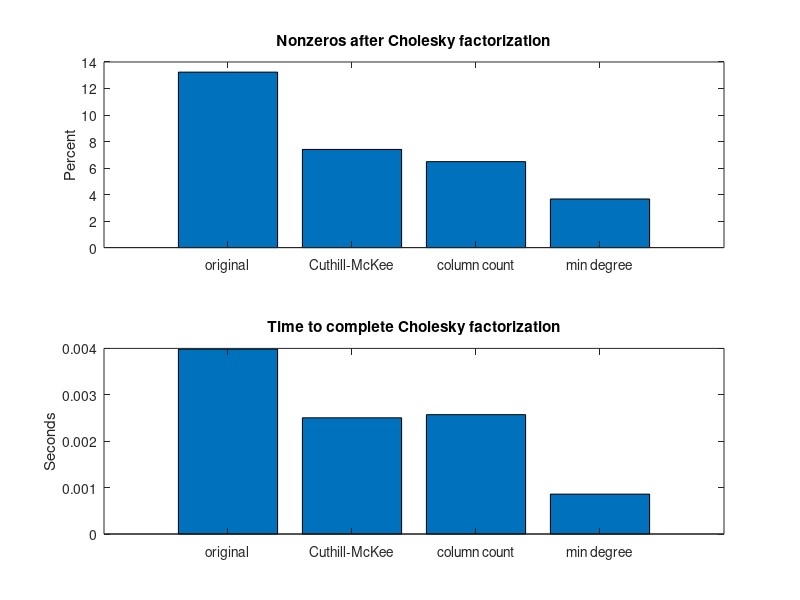

Write MATLAB code to recreate this figure. (Note: this script raises an error after producing the figure.)
%% Sparse Matrices
% This example shows how reordering the rows and columns of a sparse matrix
% can influence the speed and storage requirements of a matrix operation.

% Copyright 1984-2012 The MathWorks, Inc.


%% Visualizing a Sparse Matrix
% A SPY plot shows the nonzero elements in a matrix.
% 
% This spy plot shows a SPARSE symmetric positive definite matrix derived from 
% a portion of the Harwell-Boeing test matrix "west0479", a matrix describing 
% connections in a model of a diffraction column in a chemical plant.

load('west0479.mat')
A = west0479;
S = A * A' + speye(size(A));
pct = 100 / numel(A);

clf; spy(S), title('A Sparse Symmetric Matrix')
nz = nnz(S);
xlabel(sprintf('nonzeros=%d (%.3f%%)',nz,nz*pct));


%% Computing the Cholesky Factor
% Now we compute the Cholesky factor L, where S=L*L'. Notice that L contains
% MANY more nonzero elements than the unfactored S, because the computation of
% the Cholesky factorization creates "fill-in" nonzeros.  This slows down the
% algorithm and increases storage cost.

tic, L = chol(S,'lower'); t(1) = toc;
spy(L), title('Cholesky decomposition of S')
nc(1) = nnz(L);
xlabel(sprintf('nonzeros=%d (%.2f%%)   time=%.2f sec',nc(1),nc(1)*pct,t(1)));


%% Reordering to Speed Up the Calculation
% By reordering the rows and columns of a matrix, it may be possible to reduce
% the amount of fill-in created by factorization, thereby reducing time and 
% storage cost.
% 
% We will now try three different orderings supported by MATLAB(R).
%
% * reverse Cuthill-McKee
% * column count
% * minimum degree


%% Using the Reverse Cuthill-McKee
% The SYMRCM command uses the reverse Cuthill-McKee reordering algorithm to 
% move all nonzero elements closer to the diagonal, reducing the "bandwidth" of
% the original matrix.

p = symrcm(S);
spy(S(p,p)), title('S(p,p) after Cuthill-McKee ordering')
nz = nnz(S);
xlabel(sprintf('nonzeros=%d (%.3f%%)',nz,nz*pct));

%%
% The fill-in produced by Cholesky factorization is confined to the band, so 
% that factorization of the reordered matrix takes less time and less storage.

tic, L = chol(S(p,p),'lower'); t(2) = toc;
spy(L), title('chol(S(p,p)) after Cuthill-McKee ordering')
nc(2) = nnz(L);
xlabel(sprintf('nonzeros=%d (%.2f%%)   time=%.2f sec', nc(2),nc(2)*pct,t(2)));


%% Using Column Count
% The COLPERM command uses the column count reordering algorithm to move rows
% and columns with higher nonzero count towards the end of the matrix.

q = colperm(S);
spy(S(q,q)), title('S(q,q) after column count ordering')
nz = nnz(S);
xlabel(sprintf('nonzeros=%d (%.3f%%)',nz,nz*pct));

%%
% For this example, the column count ordering happens to reduce the time and
% storage for Cholesky factorization, but this behavior cannot be expected in
% general.

tic, L = chol(S(q,q),'lower'); t(3) = toc;
spy(L), title('chol(S(q,q)) after column count ordering')
nc(3) = nnz(L);
xlabel(sprintf('nonzeros=%d (%.2f%%)   time=%.2f sec',nc(3),nc(3)*pct,t(3)));


%% Using Minimum Degree
% The SYMAMD command uses the approximate minimum degree algorithm (a powerful 
% graph-theoretic technique) to produce large blocks of zeros in the matrix.

r = symamd(S);
spy(S(r,r)), title('S(r,r) after minimum degree ordering')
nz = nnz(S);
xlabel(sprintf('nonzeros=%d (%.3f%%)',nz,nz*pct));

%%
% The blocks of zeros produced by the minimum degree algorithm are preserved
% during the Cholesky factorization.  This can significantly reduce time and
% storage costs.

tic, L = chol(S(r,r),'lower'); t(4) = toc;
spy(L), title('chol(S(r,r)) after minimum degree ordering')
nc(4) = nnz(L);
xlabel(sprintf('nonzeros=%d (%.2f%%)   time=%.2f sec',nc(4),nc(4)*pct,t(4)));


%% Summarizing the Results

labels={'original','Cuthill-McKee','column count','min degree'};

subplot(2,1,1)
bar(nc*pct)
title('Nonzeros after Cholesky factorization')
ylabel('Percent');
set(gca,'xticklabel',labels)

subplot(2,1,2)
bar(t)
title('Time to complete Cholesky factorization')
ylabel('Seconds');
set(gca,'xticklabel',labels)


displayEndOfDemoMessage(mfilename)
